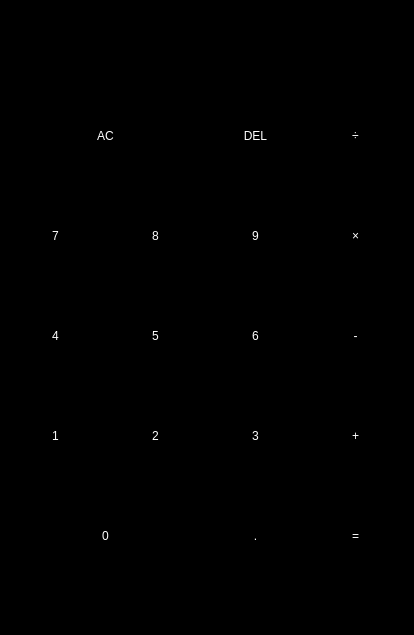
<?xml version="1.0" encoding="UTF-8"?>
<ui version="4.0">
 <class>MainWindow</class>
 <widget class="QMainWindow" name="MainWindow">
  <property name="geometry">
   <rect>
    <x>0</x>
    <y>0</y>
    <width>414</width>
    <height>635</height>
   </rect>
  </property>
  <property name="windowTitle">
   <string>MainWindow</string>
  </property>
  <property name="styleSheet">
   <string notr="true">background-color: rgb(0, 0, 0);</string>
  </property>
  <widget class="QWidget" name="centralwidget">
   <widget class="QPushButton" name="acBtn">
    <property name="geometry">
     <rect>
      <x>10</x>
      <y>90</y>
      <width>191</width>
      <height>91</height>
     </rect>
    </property>
    <property name="styleSheet">
     <string notr="true">QPushButton{
font: 75 26pt &quot;MS Shell Dlg 2&quot;;
color: rgb(255, 255, 255);
background-color: rgb(0,0,0);
border-radius:20px;
}
QPushButton:hover{
	color: rgb(0, 0, 0);
	background-color: rgb(255, 0, 0);
}
</string>
    </property>
    <property name="text">
     <string>AC</string>
    </property>
   </widget>
   <widget class="QPushButton" name="nineBtn">
    <property name="geometry">
     <rect>
      <x>210</x>
      <y>190</y>
      <width>91</width>
      <height>91</height>
     </rect>
    </property>
    <property name="styleSheet">
     <string notr="true">QPushButton{
font: 75 26pt &quot;MS Shell Dlg 2&quot;;
color: rgb(255, 255, 255);
background-color: rgb(0,0,0);
border-radius:20px;
}
QPushButton:hover{
	color: rgb(0, 0, 0);
	
	background-color: rgb(0, 255, 0);
}
</string>
    </property>
    <property name="text">
     <string>9</string>
    </property>
    <property name="shortcut">
     <string>9</string>
    </property>
   </widget>
   <widget class="QPushButton" name="eightBtn">
    <property name="geometry">
     <rect>
      <x>110</x>
      <y>190</y>
      <width>91</width>
      <height>91</height>
     </rect>
    </property>
    <property name="styleSheet">
     <string notr="true">QPushButton{
font: 75 26pt &quot;MS Shell Dlg 2&quot;;
color: rgb(255, 255, 255);
background-color: rgb(0,0,0);
border-radius:20px;
}
QPushButton:hover{
	color: rgb(0, 0, 0);
	
	background-color: rgb(0, 255, 0);
}

</string>
    </property>
    <property name="text">
     <string>8</string>
    </property>
   </widget>
   <widget class="QPushButton" name="sevenBtn">
    <property name="geometry">
     <rect>
      <x>10</x>
      <y>190</y>
      <width>91</width>
      <height>91</height>
     </rect>
    </property>
    <property name="styleSheet">
     <string notr="true">QPushButton{
font: 75 26pt &quot;MS Shell Dlg 2&quot;;
color: rgb(255, 255, 255);
background-color: rgb(0,0,0);
border-radius:20px;
}
QPushButton:hover{
	color: rgb(0, 0, 0);
	
	background-color: rgb(0, 255, 0);
}
</string>
    </property>
    <property name="text">
     <string>7</string>
    </property>
   </widget>
   <widget class="QPushButton" name="delBtn">
    <property name="geometry">
     <rect>
      <x>210</x>
      <y>90</y>
      <width>91</width>
      <height>91</height>
     </rect>
    </property>
    <property name="styleSheet">
     <string notr="true">QPushButton{
font: 75 20pt &quot;MS Shell Dlg 2&quot;;
color: rgb(255, 255, 255);
background-color: rgb(0,0,0);
border-radius:20px;
}
QPushButton:hover{
	color: rgb(0, 0, 0);
	
	background-color: rgb(213, 213, 213);
}
</string>
    </property>
    <property name="text">
     <string>DEL</string>
    </property>
   </widget>
   <widget class="QPushButton" name="divBtn">
    <property name="geometry">
     <rect>
      <x>310</x>
      <y>90</y>
      <width>91</width>
      <height>91</height>
     </rect>
    </property>
    <property name="styleSheet">
     <string notr="true">QPushButton{
font: 75 26pt &quot;MS Shell Dlg 2&quot;;
color: rgb(255, 255, 255);
background-color: rgb(0,0,0);
border-radius:20px;
}
QPushButton:hover{
	color: rgb(0, 0, 0);
	background-color: rgb(255, 255, 0);
}
</string>
    </property>
    <property name="text">
     <string>÷</string>
    </property>
   </widget>
   <widget class="QPushButton" name="multiBtn">
    <property name="geometry">
     <rect>
      <x>310</x>
      <y>190</y>
      <width>91</width>
      <height>91</height>
     </rect>
    </property>
    <property name="styleSheet">
     <string notr="true">QPushButton{
font: 75 26pt &quot;MS Shell Dlg 2&quot;;
color: rgb(255, 255, 255);
background-color: rgb(0,0,0);
border-radius:20px;
}
QPushButton:hover{
	color: rgb(0, 0, 0);
	background-color: rgb(255, 255, 0);
}
</string>
    </property>
    <property name="text">
     <string>×</string>
    </property>
   </widget>
   <widget class="QPushButton" name="fourBtn">
    <property name="geometry">
     <rect>
      <x>10</x>
      <y>290</y>
      <width>91</width>
      <height>91</height>
     </rect>
    </property>
    <property name="styleSheet">
     <string notr="true">QPushButton{
font: 75 26pt &quot;MS Shell Dlg 2&quot;;
color: rgb(255, 255, 255);
background-color: rgb(0,0,0);
border-radius:20px;
}
QPushButton:hover{
	color: rgb(0, 0, 0);
	
	background-color: rgb(0, 255, 0);
}
</string>
    </property>
    <property name="text">
     <string>4</string>
    </property>
   </widget>
   <widget class="QPushButton" name="fiveBtn">
    <property name="geometry">
     <rect>
      <x>110</x>
      <y>290</y>
      <width>91</width>
      <height>91</height>
     </rect>
    </property>
    <property name="styleSheet">
     <string notr="true">QPushButton{
font: 75 26pt &quot;MS Shell Dlg 2&quot;;
color: rgb(255, 255, 255);
background-color: rgb(0,0,0);
border-radius:20px;
}
QPushButton:hover{
	color: rgb(0, 0, 0);
	
	background-color: rgb(0, 255, 0);
}
</string>
    </property>
    <property name="text">
     <string>5</string>
    </property>
   </widget>
   <widget class="QPushButton" name="subBtn">
    <property name="geometry">
     <rect>
      <x>310</x>
      <y>290</y>
      <width>91</width>
      <height>91</height>
     </rect>
    </property>
    <property name="styleSheet">
     <string notr="true">QPushButton{
font: 75 26pt &quot;MS Shell Dlg 2&quot;;
color: rgb(255, 255, 255);
background-color: rgb(0,0,0);
border-radius:20px;
}
QPushButton:hover{
	color: rgb(0, 0, 0);
	background-color: rgb(255, 255, 0);
}
</string>
    </property>
    <property name="text">
     <string>-</string>
    </property>
   </widget>
   <widget class="QPushButton" name="sixBtn">
    <property name="geometry">
     <rect>
      <x>210</x>
      <y>290</y>
      <width>91</width>
      <height>91</height>
     </rect>
    </property>
    <property name="styleSheet">
     <string notr="true">QPushButton{
font: 75 26pt &quot;MS Shell Dlg 2&quot;;
color: rgb(255, 255, 255);
background-color: rgb(0,0,0);
border-radius:20px;
}
QPushButton:hover{
	color: rgb(0, 0, 0);
	
	background-color: rgb(0, 255, 0);
}
</string>
    </property>
    <property name="text">
     <string>6</string>
    </property>
    <property name="shortcut">
     <string>6</string>
    </property>
   </widget>
   <widget class="QPushButton" name="oneBtn">
    <property name="geometry">
     <rect>
      <x>10</x>
      <y>390</y>
      <width>91</width>
      <height>91</height>
     </rect>
    </property>
    <property name="styleSheet">
     <string notr="true">QPushButton{
font: 75 26pt &quot;MS Shell Dlg 2&quot;;
color: rgb(255, 255, 255);
background-color: rgb(0,0,0);
border-radius:20px;
}
QPushButton:hover{
	color: rgb(0, 0, 0);
	
	background-color: rgb(0, 255, 0);
}
</string>
    </property>
    <property name="text">
     <string>1</string>
    </property>
   </widget>
   <widget class="QPushButton" name="twoBtn">
    <property name="geometry">
     <rect>
      <x>110</x>
      <y>390</y>
      <width>91</width>
      <height>91</height>
     </rect>
    </property>
    <property name="styleSheet">
     <string notr="true">QPushButton{
font: 75 26pt &quot;MS Shell Dlg 2&quot;;
color: rgb(255, 255, 255);
background-color: rgb(0,0,0);
border-radius:20px;
}
QPushButton:hover{
	color: rgb(0, 0, 0);
	
	background-color: rgb(0, 255, 0);
}
</string>
    </property>
    <property name="text">
     <string>2</string>
    </property>
   </widget>
   <widget class="QPushButton" name="addBtn">
    <property name="geometry">
     <rect>
      <x>310</x>
      <y>390</y>
      <width>91</width>
      <height>91</height>
     </rect>
    </property>
    <property name="styleSheet">
     <string notr="true">QPushButton{
font: 75 26pt &quot;MS Shell Dlg 2&quot;;
color: rgb(255, 255, 255);
background-color: rgb(0,0,0);
border-radius:20px;
}
QPushButton:hover{
	color: rgb(0, 0, 0);
	background-color: rgb(255, 255, 0);
}

</string>
    </property>
    <property name="text">
     <string>+</string>
    </property>
   </widget>
   <widget class="QPushButton" name="threeBtn">
    <property name="geometry">
     <rect>
      <x>210</x>
      <y>390</y>
      <width>91</width>
      <height>91</height>
     </rect>
    </property>
    <property name="styleSheet">
     <string notr="true">QPushButton{
font: 75 26pt &quot;MS Shell Dlg 2&quot;;
color: rgb(255, 255, 255);
background-color: rgb(0,0,0);
border-radius:20px;
}
QPushButton:hover{
	color: rgb(0, 0, 0);
	
	background-color: rgb(0, 255, 0);
}
</string>
    </property>
    <property name="text">
     <string>3</string>
    </property>
   </widget>
   <widget class="QPushButton" name="zeroBtn">
    <property name="geometry">
     <rect>
      <x>10</x>
      <y>490</y>
      <width>191</width>
      <height>91</height>
     </rect>
    </property>
    <property name="styleSheet">
     <string notr="true">QPushButton{
font: 75 26pt &quot;MS Shell Dlg 2&quot;;
color: rgb(255, 255, 255);
background-color: rgb(0,0,0);
border-radius:20px;
}
QPushButton:hover{
	color: rgb(0, 0, 0);
	
	background-color: rgb(0, 255, 0);
}
</string>
    </property>
    <property name="text">
     <string>0</string>
    </property>
   </widget>
   <widget class="QPushButton" name="equalToBtn">
    <property name="geometry">
     <rect>
      <x>310</x>
      <y>490</y>
      <width>91</width>
      <height>91</height>
     </rect>
    </property>
    <property name="styleSheet">
     <string notr="true">QPushButton{
font: 75 26pt &quot;MS Shell Dlg 2&quot;;
color: rgb(255, 255, 255);
background-color: rgb(0,0,0);
border-radius:20px;
}
QPushButton:hover{
	color: rgb(0, 0, 0);
	
	background-color: rgb(255, 255, 0);
}
</string>
    </property>
    <property name="text">
     <string>=</string>
    </property>
   </widget>
   <widget class="QPushButton" name="dotBtn">
    <property name="geometry">
     <rect>
      <x>210</x>
      <y>490</y>
      <width>91</width>
      <height>91</height>
     </rect>
    </property>
    <property name="styleSheet">
     <string notr="true">QPushButton{
font: 75 26pt &quot;MS Shell Dlg 2&quot;;
color: rgb(255, 255, 255);
background-color: rgb(0,0,0);
border-radius:20px;
}
QPushButton:hover{
	color: rgb(0, 0, 0);
	
	background-color: rgb(0, 255, 0);
}
</string>
    </property>
    <property name="text">
     <string>.</string>
    </property>
   </widget>
   <widget class="QLabel" name="inbox">
    <property name="geometry">
     <rect>
      <x>10</x>
      <y>10</y>
      <width>391</width>
      <height>71</height>
     </rect>
    </property>
    <property name="styleSheet">
     <string notr="true">background-color: rgb(0, 0, 0);
color: rgb(255, 255, 255);</string>
    </property>
    <property name="text">
     <string/>
    </property>
    <property name="alignment">
     <set>Qt::AlignRight|Qt::AlignTrailing|Qt::AlignVCenter</set>
    </property>
   </widget>
  </widget>
  <widget class="QStatusBar" name="statusbar"/>
 </widget>
 <resources/>
 <connections/>
</ui>
